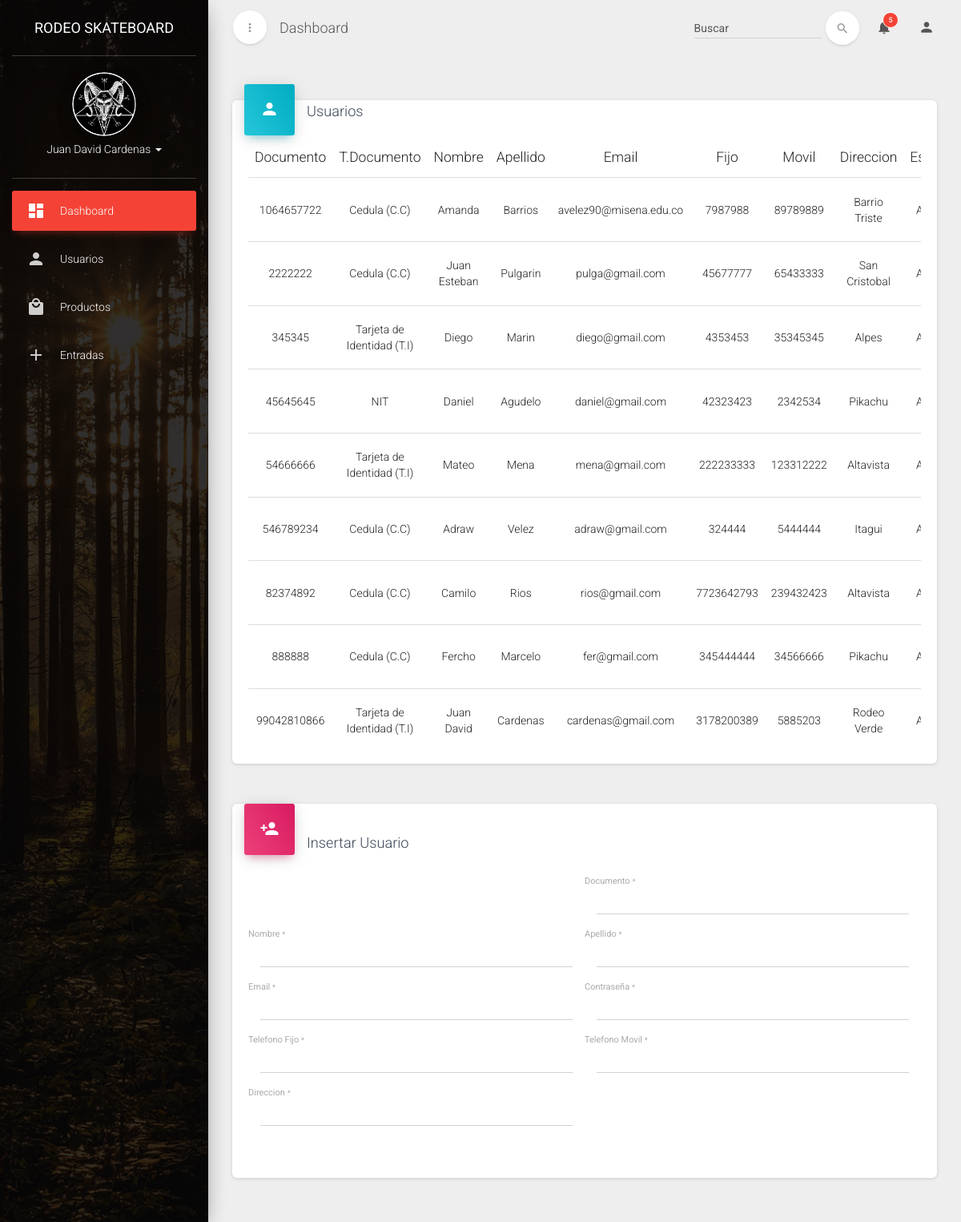
The page /usuarios on the database its author committed.
### tables this page shows
CREATE TABLE `tb_usuario` (
  `documento` varchar(20) NOT NULL,
  `tb_TipoDocumento_id_TipoDocumento` int(11) NOT NULL,
  `nombres` varchar(45) NOT NULL,
  `apellido_1` varchar(45) NOT NULL,
  `email` varchar(45) NOT NULL,
  `contrasena` varchar(45) NOT NULL,
  `telefonoFijo` varchar(20) DEFAULT NULL,
  `telefonoMovil` varchar(20) DEFAULT NULL,
  `direccion` varchar(20) NOT NULL,
  `estado` tinyint(1) NOT NULL DEFAULT '1',
  `tb_Rol_id_rol` int(11) NOT NULL
);

CREATE TABLE `tb_tipodocumento` (
  `id_TipoDocumento` int(11) NOT NULL,
  `nom_TipoDocumento` varchar(45) NOT NULL
);

### application/controller/usuarios.php (called while the page is built, shortened)
<?php
class Usuarios extends Controller
{
  private $mdlUsuarios;
  function __construct()
  {
    $this->mdlUsuarios =$this->loadModel("mdlUsuarios");
  }
  public function index()
  {
    $datos = $this->mdlUsuarios->listar();
    include APP."view/_templates/header.php";
    include APP."view/usuarios/index.php";
    include APP."view/_templates/footer.php";
  }
}
?>

### public/index.php (called while the page is built, shortened)
<?php
require APP . 'core/controller.php';
$app = new Application();

### application/core/controller.php (called while the page is built, shortened)
<?php
class Controller
{
    public $db = null;
    private function openDatabaseConnection()
    {
        $options = array(PDO::ATTR_DEFAULT_FETCH_MODE => PDO::FETCH_OBJ, PDO::ATTR_ERRMODE => PDO::ERRMODE_WARNING);
        $this->db = new PDO(DB_TYPE . ':host=' . DB_HOST . ';dbname=' . DB_NAME . ';charset=' . DB_CHARSET, DB_USER, DB_PASS, $options);
    }
    public function loadModel($model)
    {
        return new $model($this->db);
    }
}

### application/model/mdlUsuarios.php (called while the page is built, shortened)
<?php
class mdlUsuarios
{
  private $db;
  function __construct($db)
  {
      try {
          $this->db = $db;
      } catch (PDOException $e) {
          exit('Database connection could not be established.');
      }
  }
  public function listar()
  {
    $sql="CALL con_usuario_todo()";
    $stm=$this->db->prepare($sql);
    $stm->execute();
    return $stm->fetchAll(PDO::FETCH_ASSOC);
  }
}
 ?>

### application/view/usuarios/index.php (the view, shortened to what this page needs)
<div class="col-md-12">
    <div class="card">
        <div class="card-header card-header-icon" data-background-color="blue">
            <i class="material-icons">person</i>
        </div>
        <h4 class="card-title">Usuarios</h4>
        <div class="card-content">
            <div class="table-responsive">
                <table class="table">
                    <thead>
                        <tr>
                            <th class="text-center">Documento</th>
                            <th class="text-center">T.Documento</th>
                            <th class="text-center">Nombre</th>
                            <th class="text-center">Apellido</th>
                            <th class="text-center">Email</th>
                            <th class="text-center">Fijo</th>
                            <th class="text-center">Movil</th>
                            <th class="text-center">Direccion</th>
                            <th class="text-center">Estado</th>
                        </tr>
                    </thead>
                    <tbody>
                        <?php foreach ($datos as $value) : ?>
                        <tr>
                            <td class="text-center">
                                <?= $value["documento"] ?>
                            </td>
                            <td class="text-center">
                                <?= $value["nom_tipo"] ?>
                            </td>
                            <td class="text-center">
                                <?= $value["nombres"] ?>
                            </td>
                            <td class="text-center">
                                <?= $value["apellidos"] ?>
                            </td>
                            <td class="text-center">
                                <?= $value["email"] ?>
                            </td>
                            <td class="text-center">
                                <?= $value["telefonoFijo"] ?>
                            </td>
                            <td class="text-center">
                                <?= $value["telefonoMovil"] ?>
                            </td>
                            <td class="text-center">
                                <?= $value["direccion"] ?>
                            </td>
                            <td class="text-center">
                                <?= $value["estado"]==1?"Activo":"Inactivo" ?>
                            </td>
                        </tr>
                        <?php  endforeach ?>
                    </tbody>
                </table>
            </div>
        </div>
    </div>
</div>
<div class="col-md-12">
   <div class="card">
      <form id="RegisterValidation" action="<?php echo  URL?>usuarios/insertarUsuario" method="post">
         <div class="card-header card-header-icon" data-background-color="rose">
            <i class="material-icons">person_add</i>
         </div>
         <div class="form-group label-floating card-content">
           <h4 class="card-title">Insertar Usuario</h4>
           <div class="col-md-6">
           </div>
           <div class="form-group label-floating col-md-6">
              <label class="control-label">
              Documento
              <small>*</small>
              </label>
              <input class="form-control" name="documento" type="text" required="true">
           </div>
           <div class="form-group label-floating col-md-6">
              <label class="control-label">
              Nombre
              <small>*</small>
              </label>
              <input class="form-control" name="nombre" type="text" required="true" >
           </div>
           <div class="form-group label-floating col-md-6">
              <label class="control-label">
              Apellido
              <small>*</small>
              </label>
              <input class="form-control" name="apellido" type="text" required="true">
           </div>
           <div class="form-group label-floating col-md-6">
              <label class="control-label">
              Email
              <small>*</small>
              </label>
              <input class="form-control" name="email" type="email" email="true">
           </div>
           <div class="form-group label-floating col-md-6">
              <label class="control-label">
              Contraseña
              <small>*</small>
              </label>
              <input class="form-control" name="contrasena" id="registerPassword" type="password" required="true" />
            </div>
           <div class="form-group label-floating col-md-6">
              <label class="control-label">
              Telefono Fijo
              <small>*</small>
              </label>
              <input class="form-control" type="text" name="telfijo" number="true">
           </div>
           <div class="form-group label-floating col-md-6">
              <label class="control-label">
              Telefono Movil
              <small>*</small>
              </label>
              <input class="form-control" type="text" name="telmovil" number="true">
           </div>
           <div class="form-group label-floating col-md-6">
              <label class="control-label">
              Direccion
              <small>*</small>
              </label>
              <input class="form-control" name="direccion" type="text" required="true">
           </div>
           <div class="col-md-6">
           </div>
           <div class="form-footer text-right">
             <button type="submit" name="addUsuario" class="btn btn-rose btn-fill">Ingresar</button>
           </div>
         </div>
      </form>
   </div>
</div>

### rows shown on the page
tb_usuario: documento "1064657722", tb_TipoDocumento_id_TipoDocumento.nom_TipoDocumento "Cedula (C.C)", nombres "Amanda", apellido_1 "Barrios", email "avelez90@misena.edu.co", telefonoFijo "7987988", telefonoMovil "89789889", direccion "Barrio Triste", estado "Activo"
tb_usuario: documento "2222222", tb_TipoDocumento_id_TipoDocumento.nom_TipoDocumento "Cedula (C.C)", nombres "Juan Esteban", apellido_1 "Pulgarin", email "pulga@gmail.com", telefonoFijo "45677777", telefonoMovil "65433333", direccion "San Cristobal", estado "Activo"
tb_usuario: documento "345345", tb_TipoDocumento_id_TipoDocumento.nom_TipoDocumento "Tarjeta de Identidad (T.I)", nombres "Diego", apellido_1 "Marin", email "diego@gmail.com", telefonoFijo "4353453", telefonoMovil "35345345", direccion "Alpes", estado "Activo"
tb_usuario: documento "45645645", tb_TipoDocumento_id_TipoDocumento.nom_TipoDocumento "NIT", nombres "Daniel", apellido_1 "Agudelo", email "daniel@gmail.com", telefonoFijo "42323423", telefonoMovil "2342534", direccion "Pikachu", estado "Activo"
tb_usuario: documento "54666666", tb_TipoDocumento_id_TipoDocumento.nom_TipoDocumento "Tarjeta de Identidad (T.I)", nombres "Mateo", apellido_1 "Mena", email "mena@gmail.com", telefonoFijo "222233333", telefonoMovil "123312222", direccion "Altavista", estado "Activo"
tb_usuario: documento "546789234", tb_TipoDocumento_id_TipoDocumento.nom_TipoDocumento "Cedula (C.C)", nombres "Adraw", apellido_1 "Velez", email "adraw@gmail.com", telefonoFijo "324444", telefonoMovil "5444444", direccion "Itagui", estado "Activo"
tb_usuario: documento "82374892", tb_TipoDocumento_id_TipoDocumento.nom_TipoDocumento "Cedula (C.C)", nombres "Camilo", apellido_1 "Rios", email "rios@gmail.com", telefonoFijo "7723642793", telefonoMovil "239432423", direccion "Altavista", estado "Activo"
tb_usuario: documento "888888", tb_TipoDocumento_id_TipoDocumento.nom_TipoDocumento "Cedula (C.C)", nombres "Fercho", apellido_1 "Marcelo", email "fer@gmail.com", telefonoFijo "345444444", telefonoMovil "34566666", direccion "Pikachu", estado "Activo"
tb_usuario: documento "99042810866", tb_TipoDocumento_id_TipoDocumento.nom_TipoDocumento "Tarjeta de Identidad (T.I)", nombres "Juan David", apellido_1 "Cardenas", email "cardenas@gmail.com", telefonoFijo "3178200389", telefonoMovil "5885203", direccion "Rodeo Verde", estado "Activo"
